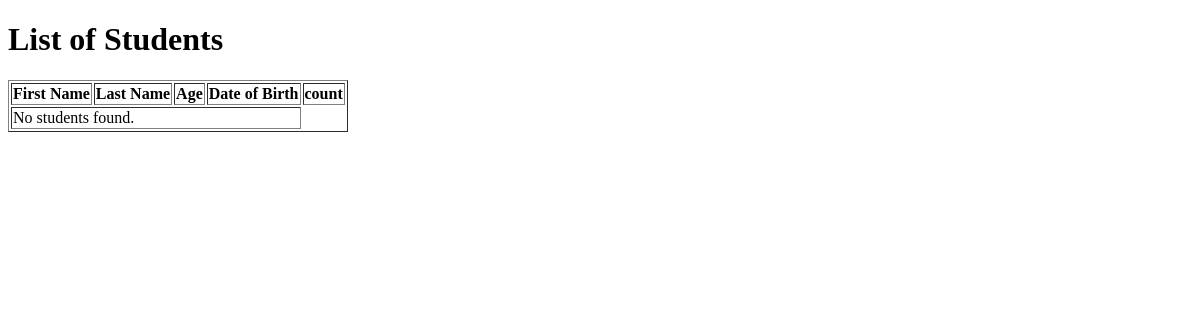
The app's page /appi/students/, older data.
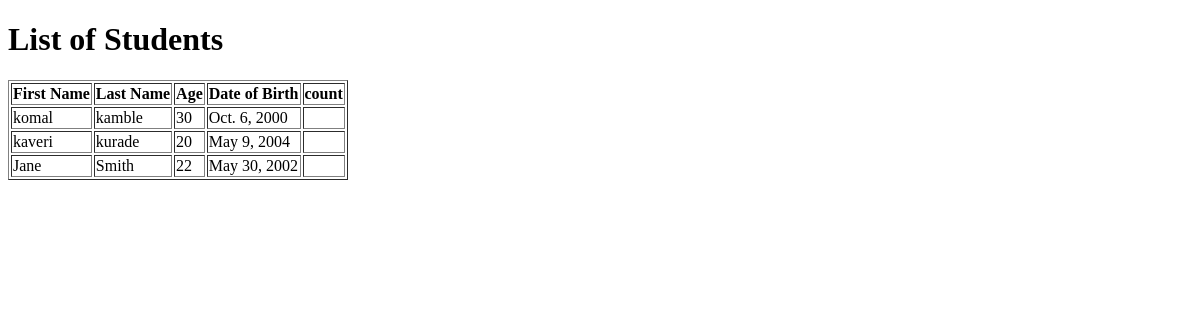
The same page, newer data.
### arts/models.py (models this page shows, shortened)
class Student(models.Model):
    first_name = models.CharField(max_length=100,null=True)
    last_name = models.CharField(max_length=100,null=True)
    age = models.IntegerField(null=True) #123
    date_of_birth = models.DateField(null=True)

### arts/views.py (the view)
# urls.py: path('students/',views.student_list,name='student_list'),
def student_list(request):
    students=Student.objects.all()
    return render(request,'student_list.html',{'students':students})

### Template/student_list.html (shortened to what this page needs)
<!DOCTYPE html>
<html lang="en">
<head>
</head>
<body>
    <h1>List of Students</h1>
    <table border="1">
        <thead>
            <tr>
                <th>First Name</th>
                <th>Last Name</th>
                <th>Age</th>
                <th>Date of Birth</th>
                <th>count</th>
            </tr>
        </thead>
        <tbody>
            {% for student in students %}
            <tr>
                <td>{{ student.first_name }}</td>
                <td>{{ student.last_name }}</td>
                <td>{{ student.age }}</td>
                <td>{{ student.date_of_birth }}</td>
                <td>{{ student.Count}}</td>
            </tr>
            {% empty %}
            <tr>
                <td colspan="4">No students found.</td>
            </tr>
            {% endfor %}
        </tbody>
    </table>
</body>
</html>

Row changes from the older to the newer data that the page shows:
added Student: first_name "komal", last_name "kamble", age "30", date_of_birth "Oct. 6, 2000"
added Student: first_name "kaveri", last_name "kurade", age "20", date_of_birth "May 9, 2004"
added Student: first_name "Jane", last_name "Smith", age "22", date_of_birth "May 30, 2002"
Text that changed along with them:
text no longer shown: "No students found."
